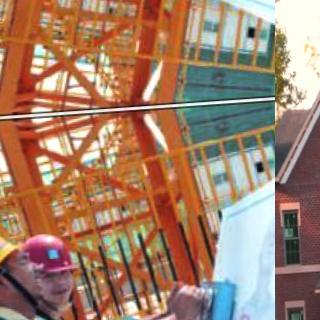
#> input picture reports/figures/_crops/-1670-_png_jpg.rf.0463edb430019e01ec79eed27a6349d6_tl.jpg, 320 x 320 px, given as the content of the folder -seguranca-trabalho/data/raw/construction-site-safety/images, which was not available
$ jupyter execute --allow-errors 01_data.ipynb   (shell and % lines are left out)   (text cells are left out)
#> lines starting #> are read from the running program, lines starting #| are printed output that depends on the picture; pictures that were not available may be replaced by others from this repository, and a replacement may not be noted
[cell 1]

from pathlib import Path

# Armazenamento persistente compartilhado entre os notebooks: monta o Google
# Drive e usa uma pasta fixa. Troque o caminho se preferir outra estrutura.
try:
    from google.colab import drive
    drive.mount('/content/drive')
    PROJECT_DIR = Path('/content/drive/MyDrive/vc-seguranca-trabalho')
except ImportError:
    # Execucao fora do Colab (teste local) - usa uma pasta local.
    PROJECT_DIR = Path('./vc-seguranca-trabalho').resolve()

PROJECT_DIR.mkdir(parents=True, exist_ok=True)
ROOT = PROJECT_DIR
print("Diretorio do projeto:", ROOT)

[cell 2]
import os

KAGGLE_TOKEN = ""  # cole aqui o token gerado em kaggle.com/settings/api

if KAGGLE_TOKEN:
    kaggle_dir = Path.home() / ".kaggle"
    kaggle_dir.mkdir(exist_ok=True)
    (kaggle_dir / "access_token").write_text(KAGGLE_TOKEN)
    print("Token do Kaggle configurado.")
else:
    print("AVISO: configure KAGGLE_TOKEN acima antes de rodar a proxima celula.")

[cell 3]
import random
import shutil
import subprocess
import sys
import tempfile
from collections import defaultdict
from pathlib import Path

SEED = 42
TARGET_TOTAL = 350
MIN_PER_CLASS = 15

CLASS_NAMES = [
    "Hardhat", "Mask", "NO-Hardhat", "NO-Mask", "NO-Safety Vest",
    "Person", "Safety Cone", "Safety Vest", "machinery", "vehicle",
]

KAGGLE_DATASET = "snehilsanyal/construction-site-safety-image-dataset-roboflow"
OUTPUT_ROOT = ROOT / "data" / "raw" / "construction-site-safety"


def download_kaggle_dataset(tmp_dir: Path) -> Path:
    """Baixa (uma unica vez) o dataset do Kaggle via CLI. Requer um token
    configurado em ~/.kaggle/access_token (celula acima)."""
    css_data_dir = tmp_dir / "css-data"
    if css_data_dir.exists():
        return css_data_dir

    print("Baixando dataset 'Construction Site Safety' do Kaggle (~206MB)...")
    subprocess.run(
        [sys.executable, "-m", "kaggle", "datasets", "download",
         "-d", KAGGLE_DATASET, "-p", str(tmp_dir), "--unzip"],
        check=True,
    )
#> (this line was passed over: subprocess is not available in this run)
    return css_data_dir


def read_classes_in_label(label_path: Path) -> set:
    classes = set()
    if not label_path.exists():
        return classes
    with open(label_path, "r", encoding="utf-8") as f:
        for line in f:
            line = line.strip()
            if not line:
                continue
            cls_id = int(line.split()[0])
            classes.add(cls_id)
    return classes


def collect_pool(source_root: Path):
    pool = []
    for split in ["train", "valid", "test"]:
        images_dir = source_root / split / "images"
        labels_dir = source_root / split / "labels"
        if not images_dir.exists():
            continue
        for img_path in images_dir.iterdir():
            if img_path.suffix.lower() not in (".jpg", ".jpeg", ".png"):
                continue
            label_path = labels_dir / (img_path.stem + ".txt")
            classes = read_classes_in_label(label_path)
            pool.append((img_path, label_path, classes))
    return pool


random.seed(SEED)

tmp_dir = Path(tempfile.gettempdir()) / "css_kaggle_cache"
tmp_dir.mkdir(parents=True, exist_ok=True)
source_root = download_kaggle_dataset(tmp_dir)

pool = collect_pool(source_root)
print(f"Total de imagens disponiveis na fonte: {len(pool)}")

random.shuffle(pool)

selected = []
selected_paths = set()
class_counts = defaultdict(int)

# Passo 1: garantir cobertura minima de cada classe
for cls_id in range(len(CLASS_NAMES)):
    for img_path, label_path, classes in pool:
        if img_path in selected_paths:
            continue
        if cls_id in classes and class_counts[cls_id] < MIN_PER_CLASS:
            selected.append((img_path, label_path, classes))
            selected_paths.add(img_path)
            for c in classes:
                class_counts[c] += 1
        if class_counts[cls_id] >= MIN_PER_CLASS:
            break

# Passo 2: completar ate o total alvo com amostragem aleatoria (seed fixa)
for img_path, label_path, classes in pool:
    if len(selected) >= TARGET_TOTAL:
        break
    if img_path in selected_paths:
        continue
    selected.append((img_path, label_path, classes))
    selected_paths.add(img_path)
    for c in classes:
        class_counts[c] += 1

print(f"Subconjunto selecionado: {len(selected)} imagens (seed={SEED})")
print("Contagem de instancias-imagem por classe no subconjunto:")
for cls_id, name in enumerate(CLASS_NAMES):
    print(f"  {name}: {class_counts.get(cls_id, 0)} imagens")

images_out = OUTPUT_ROOT / "images"
labels_out = OUTPUT_ROOT / "labels"
images_out.mkdir(parents=True, exist_ok=True)
labels_out.mkdir(parents=True, exist_ok=True)

copied = 0
for img_path, label_path, _ in selected:
    shutil.copy2(img_path, images_out / img_path.name)
    if label_path.exists():
        shutil.copy2(label_path, labels_out / label_path.name)
    copied += 1

print(f"Imagens+labels copiados: {copied}")
print("data.yaml (formato Ultralytics, com train/val/test) e escrito na secao 5, nao aqui.")

[cell 4]
import json
import random
import tempfile
import urllib.request
import zipfile
from pathlib import Path

SEED = 42
TARGET_IMAGES = 300
ANNOTATIONS_ZIP_URL = "http://images.cocodataset.org/annotations/annotations_trainval2017.zip"
ANNOTATIONS_MEMBER = "annotations/instances_val2017.json"
OUTPUT_DIR = ROOT / "data" / "raw" / "coco-person"
IMAGES_DIR = OUTPUT_DIR / "images"
COCO_IMAGE_BASE_URL = "http://images.cocodataset.org/val2017/"


def download_and_extract_annotations(tmp_dir: Path) -> Path:
    """Baixa apenas o instances_val2017.json de dentro do zip de anotacoes do
    COCO (241MB), sem precisar manter o zip inteiro em disco depois."""
    extracted_path = tmp_dir / "instances_val2017.json"
    if extracted_path.exists():
        return extracted_path

    zip_path = tmp_dir / "annotations_trainval2017.zip"
    print("Baixando anotacoes do COCO (241MB, so uma vez)...")
    urllib.request.urlretrieve(ANNOTATIONS_ZIP_URL, zip_path)

    with zipfile.ZipFile(zip_path) as zf:
        zf.extract(ANNOTATIONS_MEMBER, tmp_dir)
    (tmp_dir / ANNOTATIONS_MEMBER).rename(extracted_path)
    zip_path.unlink()
    return extracted_path


random.seed(SEED)
IMAGES_DIR.mkdir(parents=True, exist_ok=True)

tmp_dir = Path(tempfile.gettempdir()) / "coco_annotations_cache"
tmp_dir.mkdir(parents=True, exist_ok=True)
#> (the rest of this cell did not finish here and is left out)


with open(annotations_path, "r", encoding="utf-8") as f:
    coco = json.load(f)

person_cat_id = next(c["id"] for c in coco["categories"] if c["name"] == "person")
images_by_id = {img["id"]: img for img in coco["images"]}

person_anns_by_image = {}
for ann in coco["annotations"]:
    if ann["category_id"] == person_cat_id and ann.get("iscrowd", 0) == 0:
        person_anns_by_image.setdefault(ann["image_id"], []).append(ann)

eligible_image_ids = [img_id for img_id, anns in person_anns_by_image.items() if len(anns) >= 1]
eligible_image_ids.sort()
random.shuffle(eligible_image_ids)

selected_ids = sorted(eligible_image_ids[:TARGET_IMAGES])
print(f"Imagens elegiveis (com pessoa e mascara): {len(eligible_image_ids)}")
print(f"Selecionadas (seed={SEED}): {len(selected_ids)}")

selected_images = [images_by_id[i] for i in selected_ids]
selected_annotations = [ann for i in selected_ids for ann in person_anns_by_image[i]]

subset = {
    "info": coco.get("info", {}),
    "licenses": coco.get("licenses", []),
    "categories": [c for c in coco["categories"] if c["id"] == person_cat_id],
    "images": selected_images,
    "annotations": selected_annotations,
}

subset_path = OUTPUT_DIR / "instances_person_subset.json"
with open(subset_path, "w", encoding="utf-8") as f:
    json.dump(subset, f)
print(f"Anotacoes filtradas salvas em: {subset_path}")

total_instances = len(selected_annotations)
print(f"Total de instancias de pessoa no subconjunto: {total_instances}")

downloaded = 0
for img in selected_images:
    dest = IMAGES_DIR / img["file_name"]
    if dest.exists():
        downloaded += 1
        continue
    url = COCO_IMAGE_BASE_URL + img["file_name"]
    try:
        urllib.request.urlretrieve(url, dest)
        downloaded += 1
    except Exception as e:
        print(f"Falha ao baixar {img['file_name']}: {e}")

print(f"Imagens baixadas: {downloaded}/{len(selected_images)}")

[cell 5]
import random
from pathlib import Path

SEED = 42
RATIOS = {"train": 0.7, "val": 0.2, "test": 0.1}

SOURCES = {
    "construction-site-safety": ROOT / "data" / "raw" / "construction-site-safety" / "images",
    "coco-person": ROOT / "data" / "raw" / "coco-person" / "images",
}
SPLITS_ROOT = ROOT / "data" / "splits"


def split_list(files, ratios, seed):
    files = sorted(files)
    rng = random.Random(seed)
    rng.shuffle(files)
    n = len(files)
    n_train = int(n * ratios["train"])
    n_val = int(n * ratios["val"])
    return {
        "train": files[:n_train],
        "val": files[n_train : n_train + n_val],
        "test": files[n_train + n_val :],
    }


for source_name, images_dir in SOURCES.items():
    if not images_dir.exists():
        print(f"[aviso] pasta nao encontrada, pulando: {images_dir}")
        continue
    files = [p.name for p in images_dir.iterdir() if p.is_file()]
    splits = split_list(files, RATIOS, SEED)

    out_dir = SPLITS_ROOT / source_name
    out_dir.mkdir(parents=True, exist_ok=True)
    for split_name, split_files in splits.items():
        out_path = out_dir / f"{split_name}.txt"
        with open(out_path, "w", encoding="utf-8") as f:
            f.write("\n".join(split_files) + "\n")

    print(f"{source_name}: total={len(files)} "
          f"train={len(splits['train'])} val={len(splits['val'])} test={len(splits['test'])} "
          f"(seed={SEED})")

[cell 6]
from collections import Counter
from pathlib import Path

from PIL import Image
import matplotlib.pyplot as plt

DATA_DIR = ROOT / "data" / "raw" / "construction-site-safety"
IMAGES_DIR = DATA_DIR / "images"
LABELS_DIR = DATA_DIR / "labels"
FIGURES_DIR = ROOT / "reports" / "figures"

CLASS_NAMES = [
    "Hardhat", "Mask", "NO-Hardhat", "NO-Mask", "NO-Safety Vest",
    "Person", "Safety Cone", "Safety Vest", "machinery", "vehicle",
]


def count_instances_per_class():
    counts = Counter()
    for label_path in LABELS_DIR.glob("*.txt"):
        with open(label_path, "r", encoding="utf-8") as f:
            for line in f:
                line = line.strip()
                if not line:
                    continue
                cls_id = int(line.split()[0])
                counts[cls_id] += 1
    return counts


def sample_resolutions_and_brightness(sample_size=100):
    image_paths = sorted(IMAGES_DIR.iterdir())[:sample_size]
    resolutions = []
    brightness = []
    for p in image_paths:
        try:
            with Image.open(p) as img:
                resolutions.append(img.size)
                gray = img.convert("L")
                pixels = list(gray.getdata())
                brightness.append(sum(pixels) / len(pixels))
        except Exception as e:
            print(f"[aviso] falha ao ler {p.name}: {e}")
    return resolutions, brightness


FIGURES_DIR.mkdir(parents=True, exist_ok=True)

counts = count_instances_per_class()
total_instances = sum(counts.values())
print("Instancias por classe:")
for cls_id, name in enumerate(CLASS_NAMES):
    n = counts.get(cls_id, 0)
    pct = (n / total_instances * 100) if total_instances else 0
    print(f"  {name}: {n} ({pct:.1f}%)")

fig, ax = plt.subplots(figsize=(10, 5))
values = [counts.get(i, 0) for i in range(len(CLASS_NAMES))]
ax.bar(CLASS_NAMES, values, color="#4C72B0")
ax.set_ylabel("Numero de instancias")
ax.set_title("Instancias por classe - Construction Site Safety (subconjunto)")
plt.xticks(rotation=45, ha="right")
plt.tight_layout()
fig.savefig(FIGURES_DIR / "css_instances_per_class.png", dpi=150)
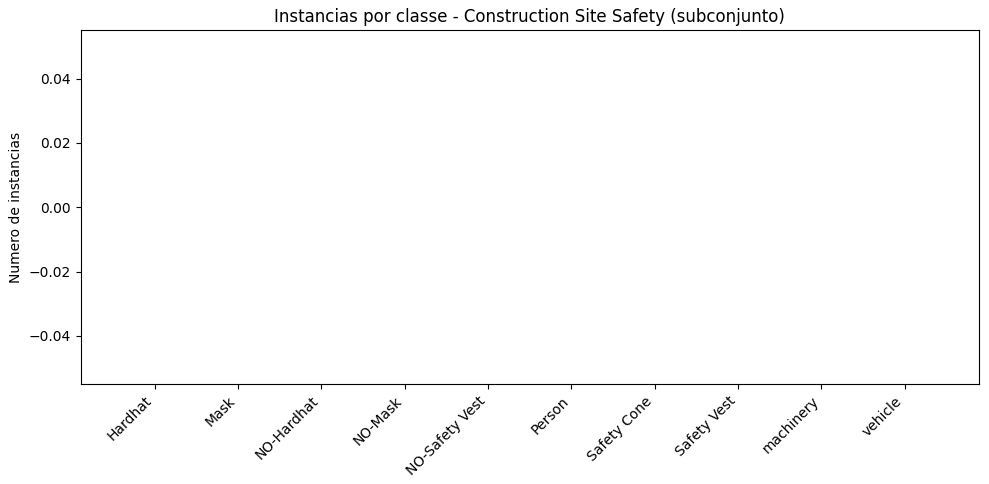
#> figure drawn by matplotlib, 1 panel
plt.show()

resolutions, brightness = sample_resolutions_and_brightness(sample_size=150)
#> in sample_resolutions_and_brightness, img is the input picture: PIL image 320x320 RGB; mean R, G, B 161.2, 126.6, 105.9
#> in sample_resolutions_and_brightness, `gray = img.convert("L")`:
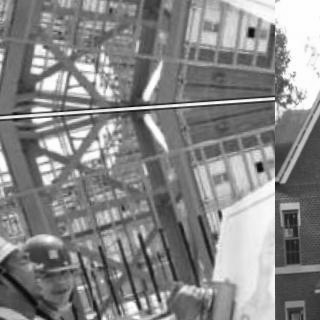
#> gray: PIL image 320x320 L; min 7, max 255, mean 134.6
#> in sample_resolutions_and_brightness, `pixels = list(gray.getdata())`: pixels = 102400 items
#> resolutions = [(320, 320)]; brightness = [134.6]
widths = [w for w, h in resolutions]
#> widths = [320]
heights = [h for w, h in resolutions]
#> heights = [320]

print(f"\nResolucao (amostra de {len(resolutions)} imagens):")
#| Resolucao (amostra de 1 imagens):
if widths:
    print(f"  largura: min={min(widths)} max={max(widths)} media={sum(widths)/len(widths):.0f}")
#|   largura: min=320 max=320 media=320
    print(f"  altura:  min={min(heights)} max={max(heights)} media={sum(heights)/len(heights):.0f}")
#|   altura:  min=320 max=320 media=320
if brightness:
    print(f"  brilho medio (0-255): min={min(brightness):.1f} max={max(brightness):.1f} "
          f"media={sum(brightness)/len(brightness):.1f}")
#|   brilho medio (0-255): min=134.6 max=134.6 media=134.6

fig, axes = plt.subplots(1, 2, figsize=(12, 4))
axes[0].hist(widths, bins=20, color="#55A868")
axes[0].set_title("Distribuicao de largura (px)")
axes[1].hist(brightness, bins=20, color="#C44E52")
axes[1].set_title("Distribuicao de brilho medio (proxy de iluminacao)")
plt.tight_layout()
fig.savefig(FIGURES_DIR / "css_resolution_brightness.png", dpi=150)
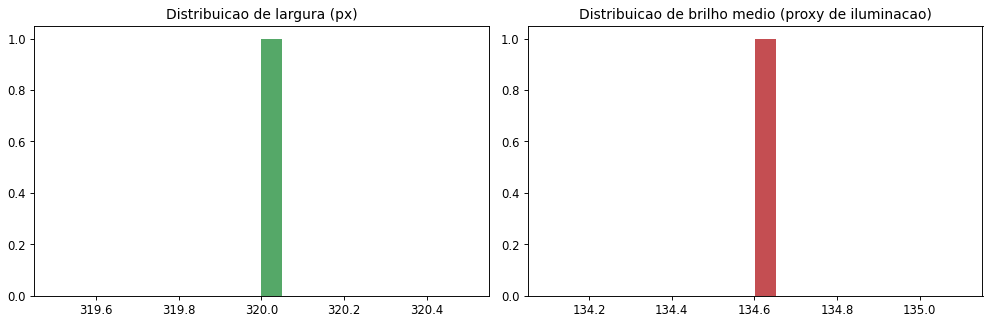
#> figure drawn by matplotlib, 2 panels; panel 1: tallest bar 1 high, from x = 320 to 320.1; panel 2: tallest bar 1 high, from x = 134.6 to 134.7
plt.show()

#> (the rest of this cell did not finish here and is left out)
